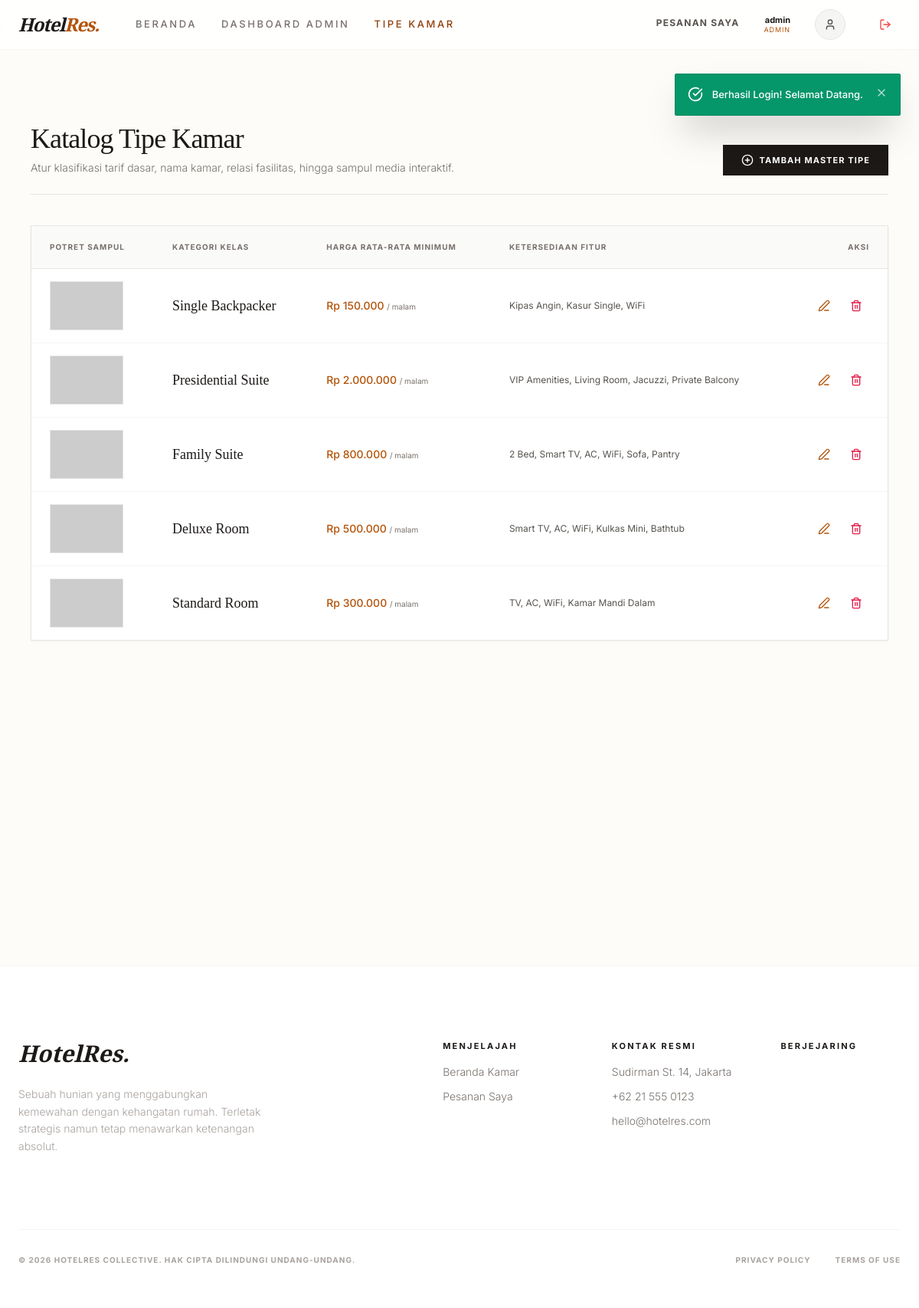
The app's page /index.php?page=admin_room_types (signed in) with its own data.
### tables this page shows
CREATE TABLE `room_types` (
  `id` int(11) NOT NULL AUTO_INCREMENT,
  `name` varchar(100) NOT NULL,
  `description` text DEFAULT NULL,
  `base_price` decimal(10,2) NOT NULL,
  `max_occupancy` int(11) NOT NULL,
  `amenities` text DEFAULT NULL,
  PRIMARY KEY (`id`)
);

### config/Database.php (called while the page is built, shortened)
<?php
class Database {
    private static $instance = null;
    private $conn;
    private $host = 'localhost';
    private $user = 'root';
    private $pass = '';
    private $name = 'db_reservasi_hotel';
    private function __construct() {
        try {
            $dsn = "mysql:host={$this->host};dbname={$this->name};charset=utf8mb4";
            $options = [
                PDO::ATTR_ERRMODE            => PDO::ERRMODE_EXCEPTION,
                PDO::ATTR_DEFAULT_FETCH_MODE => PDO::FETCH_ASSOC,
                PDO::ATTR_EMULATE_PREPARES   => false,
            ];
            $this->conn = new PDO($dsn, $this->user, $this->pass, $options);
        } catch (PDOException $e) {
            die("Koneksi Database Gagal: " . $e->getMessage());
        }
    }
    public static function getInstance() {
        if (self::$instance == null) {
            self::$instance = new Database();
        }
        return self::$instance;
    }
    public function getConnection() {
        return $this->conn;
    }
}

### classes/Auth.php (called while the page is built, shortened)
<?php
require_once __DIR__ . '/BaseModel.php';
class Auth extends BaseModel {
    private $session_prefix = 'hotel_res_';
    public function isLoggedIn() {
        return isset($_SESSION[$this->session_prefix . 'logged_in']) && $_SESSION[$this->session_prefix . 'logged_in'] === true;
    }
    public function hasRole($roles = []) {
        $user_role = $_SESSION[$this->session_prefix . 'role'];
        return in_array($user_role, (array)$roles);
    }
}

### classes/BaseModel.php (called while the page is built, shortened)
<?php
require_once __DIR__ . '/../config/Database.php';
abstract class BaseModel {
    protected $db;
    protected $table;
    public function __construct($tableName) {
        $this->db = Database::getInstance()->getConnection();
        $this->table = $tableName;
    }
    public function getAllPaginated($limit = 10, $offset = 0) {
        $stmt = $this->db->prepare("SELECT * FROM {$this->table} ORDER BY id DESC LIMIT :limit OFFSET :offset");
        $stmt->bindValue(':limit', (int)$limit, PDO::PARAM_INT);
        $stmt->bindValue(':offset', (int)$offset, PDO::PARAM_INT);
        $stmt->execute();
        return $stmt->fetchAll(PDO::FETCH_ASSOC);
    }
}

### views/admin_room_types.php (the view, shortened to what this page needs)
<?php
require_once __DIR__ . '/../classes/Auth.php';
$roomTypeModel = new RoomType();
$limit = 10;
$p = isset($_GET['p']) ? (int)$_GET['p'] : 1;
$offset = ($p - 1) * $limit;
$types = $roomTypeModel->getAllPaginated($limit, $offset);
?>
<div class="max-w-7xl mx-auto py-8 px-4">
    <div class="mb-10 flex flex-col sm:flex-row justify-between items-start sm:items-end border-b border-stone-200 pb-6 gap-4">
        <div>
            <h1 class="text-4xl font-serif tracking-tight text-stone-900">Katalog Tipe Kamar</h1>
            <p class="text-stone-500 font-light text-sm mt-2">Atur klasifikasi tarif dasar, nama kamar, relasi fasilitas, hingga sampul media interaktif.</p>
        </div>
        <button type="button" onclick="openModal('addTypeModal')" class="px-6 py-3 bg-stone-900 text-white text-[11px] font-bold uppercase tracking-widest hover:bg-amber-800 transition-colors flex items-center gap-2">
            <i data-lucide="plus-circle" class="w-4 h-4"></i> Tambah Master Tipe
        </button>
    </div>
    <div class="bg-white border border-stone-200 shadow-sm overflow-hidden mb-10">
        <div class="overflow-x-auto">
            <table class="w-full text-left border-collapse">
                <thead>
                    <tr class="bg-stone-50 border-b border-stone-200 text-[10px] uppercase tracking-widest text-stone-500">
                        <th class="px-6 py-5 font-bold">Potret Sampul</th>
                        <th class="px-6 py-5 font-bold">Kategori Kelas</th>
                        <th class="px-6 py-5 font-bold">Harga Rata-Rata Minimum</th>
                        <th class="px-6 py-5 font-bold">Ketersediaan Fitur</th>
                        <th class="px-6 py-5 font-bold text-right">Aksi</th>
                    </tr>
                </thead>
                <tbody class="divide-y divide-stone-100">
                    <?php foreach($types as $t): ?>
                        <tr class="hover:bg-stone-50/50 transition-colors">
                            <td class="px-6 py-4">
                                <?php $imgFile = !empty($t['image']) ? $t['image'] : 'default.jpg'; ?>
                                <img src="/reservasi_hotel/public/assets/img/<?= $imgFile ?>" class="w-24 h-16 object-cover border border-stone-200" alt="Room Cover" onerror="this.onerror=null; this.src='https://placehold.co/120x80/292524/ffffff?text=X';">
                            </td>
                            <td class="px-6 py-4">
                                <span class="text-lg font-serif text-stone-900"><?= htmlspecialchars($t['name']) ?></span>
                            </td>
                            <td class="px-6 py-4">
                                <span class="text-sm font-medium text-amber-700 block">Rp <?= number_format($t['base_price'], 0, ',', '.') ?> <span class="text-[10px] text-stone-500 font-normal">/ malam</span></span>
                            </td>
                            <td class="px-6 py-4">
                                <span class="text-xs text-stone-600 block max-w-xs truncate"><?= htmlspecialchars($t['amenities']) ?></span>
                            </td>
                            <td class="px-6 py-4 text-right">
                                <div class="flex justify-end gap-2">
                                    <button type="button" onclick="openModal('editTypeModal<?= $t['id'] ?>')" class="p-2 text-amber-700 hover:bg-amber-50 rounded-md transition-colors border border-transparent hover:border-amber-200" title="Edit & Ganti Foto">
                                        <i data-lucide="edit-3" class="w-4 h-4"></i>
                                    </button>
                                    <form method="POST" class="inline" onsubmit="return confirm('Status Hapus Permanen. Yakin ingin menghapus ini? (Hati-hati jika relasi data sedang dipakai)');">
                                        <button type="submit" class="p-2 text-rose-600 hover:bg-rose-50 rounded-md transition-colors border border-transparent hover:border-rose-200" title="Hapus">
                                            <i data-lucide="trash-2" class="w-4 h-4"></i>
                                        </button>
                                    </form>
                                </div>
                            </td>
                        </tr>
                    <?php endforeach; ?>
                </tbody>
            </table>
        </div>
    </div>
</div>

### views/layout/header.php (shortened to what this page needs)
<?php
require_once __DIR__ . '/../../classes/Auth.php';
if (!isset($auth)) {
    $auth = new Auth();
}
?>
<!DOCTYPE html>
<html lang="id">
<head>
    <script src="https://cdn.tailwindcss.com"></script>
</head>
<body class="selection:bg-amber-200">
<?php
global $page;
$navClass = ($page == 'home') ? 'fixed top-0 bg-transparent py-4' : 'sticky top-0 bg-white/80 backdrop-blur-xl border-b border-stone-100 py-3';
?>
<nav id="main-nav" class="<?= $navClass ?> w-full z-50 transition-all duration-500 px-6">
    <div class="max-w-7xl mx-auto flex justify-between items-center">
        <div class="flex items-center gap-12">
            <a href="index.php?page=home" class="text-2xl font-serif italic tracking-tighter font-bold text-stone-900">
                Hotel<span class="text-amber-700">Res.</span>
            </a>
            <div class="hidden lg:flex gap-8 text-[13px] font-medium uppercase tracking-[0.2em] text-stone-500">
                <a href="index.php?page=home" class="hover:text-amber-700 transition-colors <?= $page == 'home' ? 'text-amber-800' : '' ?>">Beranda</a>
                <?php if($auth->hasRole(['admin', 'receptionist'])): ?>
                    <a href="index.php?page=admin_dashboard" class="hover:text-amber-700 transition-colors <?= in_array($page, ['admin_dashboard', 'admin_rooms', 'admin_bookings']) ? 'text-amber-800' : '' ?>">Dashboard Admin</a>
                <?php endif; ?>
                <?php if($auth->hasRole(['admin'])): ?>
                    <a href="index.php?page=admin_room_types" class="hover:text-amber-700 transition-colors <?= $page == 'admin_room_types' ? 'text-amber-800' : '' ?>">Tipe Kamar</a>
                <?php endif; ?>
            </div>
        </div>
        <div class="flex items-center gap-6">
            <?php if(isset($_SESSION['hotel_res_logged_in'])): ?>
                <a href="index.php?page=my_bookings" class="hidden sm:flex items-center gap-2 text-[12px] font-bold uppercase tracking-widest <?= $page == 'my_bookings' ? 'text-amber-700 border-b border-amber-700' : 'text-stone-600 hover:border-b hover:border-amber-700' ?> pb-1 transition-all">
                    Pesanan Saya
                </a>
                <div class="hidden sm:flex flex-col text-right ml-2 mr-2 leading-tight">
                    <span class="text-[11px] font-bold text-stone-900"><?= htmlspecialchars($_SESSION['hotel_res_username']) ?></span>
                    <span class="text-[9px] uppercase tracking-widest text-amber-700"><?= ucfirst($_SESSION['hotel_res_role']) ?></span>
                </div>
                <div class="h-10 w-10 border border-stone-200 rounded-full bg-stone-100 flex items-center justify-center">
                    <i data-lucide="user" class="w-4 h-4 text-stone-600"></i>
                </div>
                <a href="index.php?page=logout" class="ml-2 py-2 px-3 text-red-500 hover:bg-stone-100 rounded-md transition-colors hidden sm:flex items-center" title="Keluar">
                    <i data-lucide="log-out" class="w-4 h-4"></i>
                </a>
            <?php else: ?>
                <a href="index.php?page=login" class="hidden sm:flex items-center gap-2 text-[12px] font-bold uppercase tracking-widest text-stone-600 border-b border-transparent hover:border-amber-700 pb-1 transition-all">
                    Login / Register
                </a>
            <?php endif; ?>
        </div>
    </div>
</nav>
<?php if(isset($_SESSION['flash_msg'])): ?>
    <?php
        $typeAlert = $_SESSION['flash_type'] ?? 'info';
        $bg = 'bg-stone-800';
        $tc = 'text-white';
        $icon = 'info';
        if ($typeAlert == 'success') { $bg = 'bg-emerald-600'; $icon = 'check-circle'; }
    ?>
    <div class="fixed top-24 right-6 z-[999] p-4 rounded-sm shadow-2xl <?= $bg ?> <?= $tc ?> flex items-start max-w-sm border border-black/10 animate-fade-in-down" id="flashMsg">
        <i data-lucide="<?= $icon ?>" class="w-5 h-5 mr-3 shrink-0"></i>
        <div class="text-[13px] font-medium leading-relaxed font-sans">
            <?= htmlspecialchars($_SESSION['flash_msg']) ?>
        </div>
        <button onclick="document.getElementById('flashMsg').style.display='none'" class="ml-4 opacity-70 hover:opacity-100 focus:outline-none shrink-0" type="button">
            <i data-lucide="x" class="w-4 h-4"></i>
        </button>
    </div>
<?php endif; ?>
<?php $mainClass = ($page == 'home') ? '' : 'max-w-7xl mx-auto px-6 py-12 min-h-[70vh] relative pt-16'; ?>
<main class="<?= $mainClass ?>">

### index.php (shortened to what this page needs)
<?php
$page = isset($_GET['page']) ? $_GET['page'] : 'home';
require_once __DIR__ . '/views/layout/header.php';
switch ($page) {
    case 'admin_room_types':
        require_once __DIR__ . '/views/admin_room_types.php';
        break;
}
require_once __DIR__ . '/views/layout/footer.php';

### views/layout/footer.php (shortened to what this page needs)
</main>
<footer class="py-24 px-6 border-t border-stone-100 bg-white">
    <div class="max-w-7xl mx-auto flex flex-col md:flex-row justify-between items-start gap-16">
        <div class="max-w-xs">
            <h1 class="text-3xl font-serif italic font-bold mb-6 m-0 text-stone-900">HotelRes.</h1>
            <p class="text-stone-400 text-sm font-light leading-relaxed m-0 mt-4">
                Sebuah hunian yang menggabungkan kemewahan dengan kehangatan rumah. Terletak strategis namun tetap menawarkan ketenangan absolut.
            </p>
        </div>
        <div class="grid grid-cols-2 sm:grid-cols-3 gap-16">
            <div class="space-y-4">
                <h6 class="text-[11px] font-bold uppercase tracking-[0.2em] text-stone-900 mb-4 m-0">Menjelajah</h6>
                <ul class="text-sm text-stone-500 space-y-3 font-light list-none p-0 m-0">
                    <li><a href="index.php?page=home" class="hover:text-amber-800 text-stone-500 transition-colors" style="text-decoration:none;">Beranda Kamar</a></li>
                    <li><a href="index.php?page=my_bookings" class="hover:text-amber-800 text-stone-500 transition-colors" style="text-decoration:none;">Pesanan Saya</a></li>
                </ul>
            </div>
            <div class="space-y-4">
                <h6 class="text-[11px] font-bold uppercase tracking-[0.2em] text-stone-900 mb-4 m-0">Kontak Resmi</h6>
                <ul class="text-sm text-stone-500 space-y-3 font-light list-none p-0 m-0">
                    <li>Sudirman St. 14, Jakarta</li>
                    <li>+62 21 555 0123</li>
                    <li>hello@hotelres.com</li>
                </ul>
            </div>
            <div class="space-y-6">
                <h6 class="text-[11px] font-bold uppercase tracking-[0.2em] text-stone-900 mb-4 m-0">Berjejaring</h6>
                <div class="flex gap-4 mt-4">
                    <i data-lucide="instagram" class="w-5 h-5 text-stone-400 hover:text-amber-700 cursor-pointer transition-colors"></i>
                    <i data-lucide="facebook" class="w-5 h-5 text-stone-400 hover:text-amber-700 cursor-pointer transition-colors"></i>
                </div>
            </div>
        </div>
    </div>
    <div class="max-w-7xl mx-auto mt-24 pt-8 border-t border-stone-100 flex flex-col sm:flex-row justify-between items-center gap-4">
        <p class="text-[10px] uppercase font-bold tracking-widest text-stone-400 m-0">© <?= date('Y') ?> HotelRes Collective. Hak Cipta Dilindungi Undang-Undang.</p>
        <div class="flex gap-8 text-[10px] uppercase font-bold tracking-widest text-stone-400">
            <span class="cursor-pointer hover:text-stone-600 transition-colors">Privacy Policy</span>
            <span class="cursor-pointer hover:text-stone-600 transition-colors">Terms of Use</span>
        </div>
    </div>
</footer>
</body>
</html>

### views/layout/header.php (style rules this page uses)
body { font-family: 'Inter', sans-serif; background-color: #FDFCF8; color: #1A1A1A; }
a { text-decoration: none; }

### records on screen
room_types: name "Single Backpacker", base_price "150.000", amenities "Kipas Angin, Kasur Single, WiFi"
room_types: name "Presidential Suite", base_price "2.000.000", amenities "VIP Amenities, Living Room, Jacuzzi, Private Balcony"
room_types: name "Family Suite", base_price "800.000", amenities "2 Bed, Smart TV, AC, WiFi, Sofa, Pantry"
room_types: name "Deluxe Room", base_price "500.000", amenities "Smart TV, AC, WiFi, Kulkas Mini, Bathtub"
room_types: name "Standard Room", base_price "300.000", amenities "TV, AC, WiFi, Kamar Mandi Dalam"

### other values on screen
$_SESSION['hotel_res_username'] "admin"
$_SESSION['hotel_res_role'] "ADMIN"
$_SESSION['flash_msg'] "Berhasil Login! Selamat Datang."
